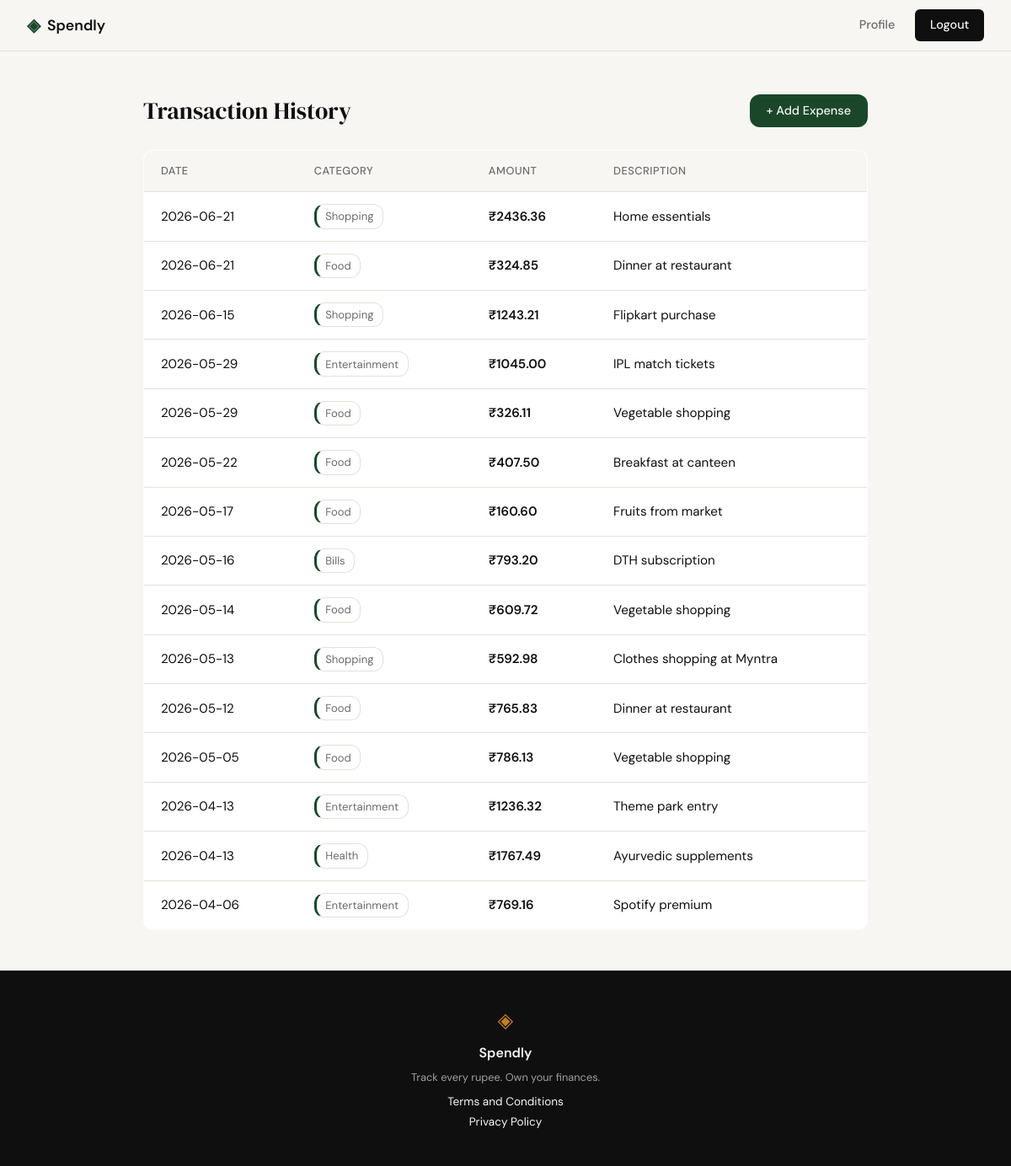
The page /expenses (signed in) on the database its author committed.
### tables this page shows
CREATE TABLE expenses (
            id          INTEGER PRIMARY KEY AUTOINCREMENT,
            user_id     INTEGER NOT NULL REFERENCES users(id),
            amount      REAL    NOT NULL,
            category    TEXT    NOT NULL,
            date        TEXT    NOT NULL,
            description TEXT,
            created_at  TEXT    DEFAULT (datetime('now'))
        );

### app.py (the view)
@app.route("/expenses")
def expenses():
    if not session.get("user_id"):
        return redirect(url_for("login"))
    rows = get_expenses(session["user_id"])
    return render_template("expenses.html", expenses=rows)

### database/db.py (called while the page is built)
def get_db():
    db = sqlite3.connect(DB_PATH)
    db.row_factory = sqlite3.Row
    db.execute('PRAGMA foreign_keys = ON')
    return db

def get_expenses(user_id):
    db = get_db()
    rows = db.execute(
        'SELECT id, amount, category, date, description, created_at '
        'FROM expenses WHERE user_id = ? ORDER BY date DESC, id DESC',
        (user_id,)
    ).fetchall()
    db.close()
    return rows

### templates/expenses.html (shortened to what this page needs)
{% extends "base.html" %}
{% block head %}
    <link rel="stylesheet" href="{{ url_for('static', filename='css/expenses.css') }}">
{% endblock %}
{% block content %}
<section class="expenses-section">
    <div class="expenses-container">
        <div class="expenses-header">
            <h1>Transaction History</h1>
            <a href="{{ url_for('add_expense') }}" class="btn-add">+ Add Expense</a>
        </div>
        {% if expenses %}
            <table class="expenses-table">
                <thead>
                    <tr>
                        <th>Date</th>
                        <th>Category</th>
                        <th>Amount</th>
                        <th>Description</th>
                    </tr>
                </thead>
                <tbody>
                    {% for expense in expenses %}
                    <tr>
                        <td>{{ expense['date'] }}</td>
                        <td><span class="expense-category">{{ expense['category'] }}</span></td>
                        <td class="expense-amount">&#8377;{{ "%.2f"|format(expense['amount']) }}</td>
                        <td>{{ expense['description'] or '—' }}</td>
                    </tr>
                    {% endfor %}
                </tbody>
            </table>
        {% else %}
            <div class="expenses-empty">
                <p>No expenses recorded yet.</p>
                <a href="{{ url_for('add_expense') }}">Add your first expense</a>
            </div>
        {% endif %}
    </div>
</section>
{% endblock %}

### static/css/style.css (style rules this page uses)
:root { --ink: #0f0f0f; --ink-soft: #2d2d2d; --ink-muted: #6b6b6b; --ink-faint: #a0a0a0; --paper: #f7f6f3; --paper-warm: #f0ede6; --paper-card: #ffffff; --accent: #1a472a; --accent-light: #e8f0eb; --accent-2: #c17f24; --accent-2-light: #fdf3e3; --danger: #c0392b; --danger-light: #fdecea; --border: #e4e1da; --border-soft: #eeebe4; --font-display: 'DM Serif Display', Georgia, serif; --font-body: 'DM Sans', system-ui, sans-serif; --max-width: 1200px; --auth-width: 440px; --radius-sm: 6px; --radius-md: 12px; --radius-lg: 20px; }
*, *::before, *::after { box-sizing: border-box; margin: 0; padding: 0; }
html { font-size: 16px; scroll-behavior: smooth; }
body { background: var(--paper); color: var(--ink); font-family: var(--font-body); font-size: 1rem; line-height: 1.6; -webkit-font-smoothing: antialiased; }
a { color: inherit; text-decoration: none; }

### static/css/expenses.css (style rules this page uses)
.expenses-section { min-height: calc(100vh - 60px); display: flex; align-items: flex-start; justify-content: center; padding: 3rem 1.5rem; background: var(--paper); }
.expenses-container { width: 100%; max-width: 860px; display: flex; flex-direction: column; gap: 1.5rem; }
.expenses-header { display: flex; align-items: center; justify-content: space-between; flex-wrap: wrap; gap: 1rem; }
.expenses-header h1 { font-family: var(--font-display); font-size: 1.75rem; font-weight: 400; color: var(--ink); margin: 0; }
.btn-add { display: inline-block; padding: 0.5rem 1.25rem; background: var(--accent); color: var(--paper); border-radius: var(--radius-md); font-size: 0.9rem; font-weight: 500; text-decoration: none; transition: opacity 0.15s ease; }
.expenses-table { width: 100%; border-collapse: collapse; background: var(--paper-card); border: 1px solid var(--border); border-radius: var(--radius-md); overflow: hidden; }
.expenses-table thead { background: var(--paper); border-bottom: 1px solid var(--border); }
.expenses-table th { padding: 0.875rem 1.25rem; text-align: left; font-size: 0.8rem; font-weight: 500; color: var(--ink-muted); text-transform: uppercase; letter-spacing: 0.04em; }
.expenses-table td { padding: 0.875rem 1.25rem; font-size: 0.95rem; color: var(--ink); border-top: 1px solid var(--border); vertical-align: middle; }
.expenses-table tbody tr:first-child td { border-top: none; }
.expense-amount { font-variant-numeric: tabular-nums; font-weight: 600; color: var(--ink); white-space: nowrap; }
.expense-category { display: inline-block; padding: 0.2rem 0.65rem; border: 1px solid var(--border); border-left: 3px solid var(--accent); border-radius: var(--radius-md); font-size: 0.82rem; color: var(--ink-muted); white-space: nowrap; }

### rows shown on the page
expenses: date "2026-06-21", category "Shopping", amount "2436.36", description "Home essentials"
expenses: date "2026-06-21", category "Food", amount "324.85", description "Dinner at restaurant"
expenses: date "2026-06-15", category "Shopping", amount "1243.21", description "Flipkart purchase"
expenses: date "2026-05-29", category "Entertainment", amount "1045.00", description "IPL match tickets"
expenses: date "2026-05-29", category "Food", amount "326.11", description "Vegetable shopping"
expenses: date "2026-05-22", category "Food", amount "407.50", description "Breakfast at canteen"
expenses: date "2026-05-17", category "Food", amount "160.60", description "Fruits from market"
expenses: date "2026-05-16", category "Bills", amount "793.20", description "DTH subscription"
expenses: date "2026-05-14", category "Food", amount "609.72", description "Vegetable shopping"
expenses: date "2026-05-13", category "Shopping", amount "592.98", description "Clothes shopping at Myntra"
expenses: date "2026-05-12", category "Food", amount "765.83", description "Dinner at restaurant"
expenses: date "2026-05-05", category "Food", amount "786.13", description "Vegetable shopping"
expenses: date "2026-04-13", category "Entertainment", amount "1236.32", description "Theme park entry"
expenses: date "2026-04-13", category "Health", amount "1767.49", description "Ayurvedic supplements"
expenses: date "2026-04-06", category "Entertainment", amount "769.16", description "Spotify premium"
